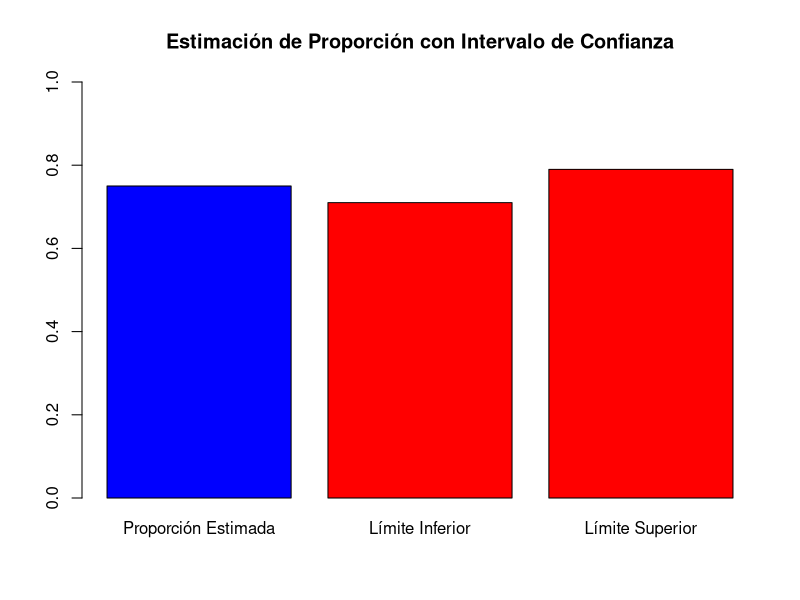

This figure's R source:
estimacion_proporcion <- 0.75
margen_error <- 0.04
intervalo_confianza <- c(estimacion_proporcion - margen_error, estimacion_proporcion + margen_error)
cat("Estimación de Proporción:", estimacion_proporcion, "\n")
cat("Intervalo de Confianza:", intervalo_confianza[1], " - ", intervalo_confianza[2], "\n")
# Crear un vector con la información necesaria para el gráfico
datos_grafico <- c(estimacion_proporcion, intervalo_confianza[1], intervalo_confianza[2])

# Crear el gráfico de barras
barplot(datos_grafico, names.arg = c("Proporción Estimada", "Límite Inferior", "Límite Superior"),
        ylim = c(0, 1),
        main = "Estimación de Proporción con Intervalo de Confianza",
        col = c("blue", "red", "red"))
cat("Estimación de Proporción:", estimacion_proporcion, "\n")
cat("Intervalo de Confianza:", intervalo_confianza[1], " - ", intervalo_confianza[2], "\n")
cat("El gráfico muestra la estimación de la proporción y los límites del intervalo de confianza.\n")
cat("Esto nos permite afirmar con cierto nivel de confianza que la proporción real de personas con teléfono móvil\n")
cat("se encuentra dentro del intervalo especificado.")
